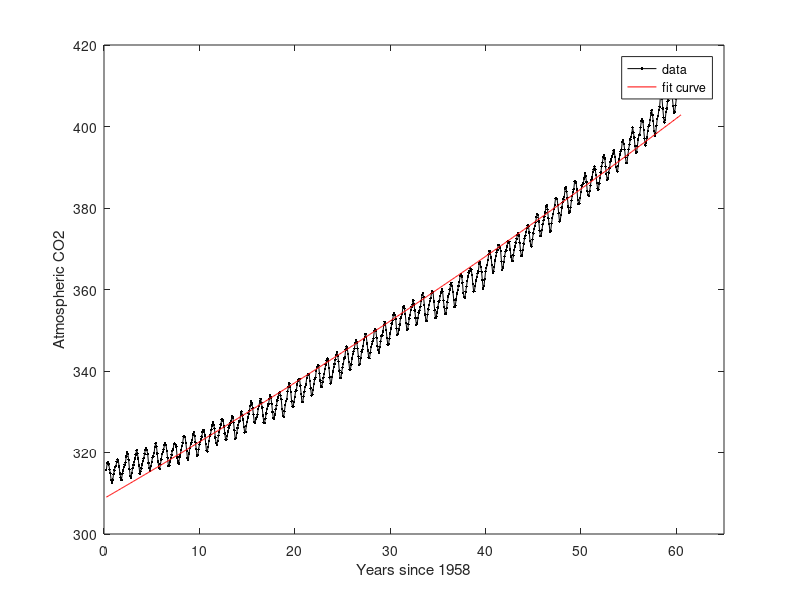

The MATLAB script that drew this image:
clear all;close all;clc
%problem 4
load('CO2_data.mat');
plot(t,CO2,'-k.');
axis([0 65 300 420]);
hold on;
y = 308.7090*exp(0.0044*t);
plot(t,y,'r');xlabel('Years since 1958');
ylabel('Atmospheric CO2');
legend('data','fit curve','Location','best');
hold off;